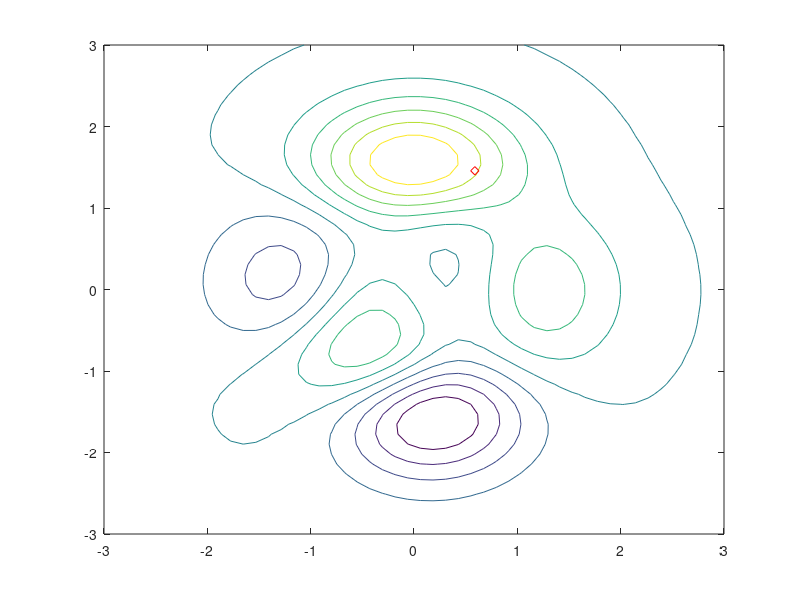

Write MATLAB code to recreate this figure. (Note: this script raises an error after producing the figure.)
clc;
clear all;
close all;

%% Problem Definition

CostFunction=@(x) tepeler(x);    % Cost Function

nVar=2;             % Number of Decision Variables

VarSize=[1 nVar];   % Decision Variables Matrix Size

VarMin=-3;         % Decision Variables Lower Bound
VarMax= 3;         % Decision Variables Upper Bound

%% BBO Parameters

MaxIt=10;          % Maximum Number of Iterations

nPop=15;            % Number of Habitats (Population Size)

KeepRate=0.2;                   % Keep Rate
nKeep=round(KeepRate*nPop);     % Number of Kept Habitats

nNew=nPop-nKeep;                % Number of New Habitats

% Migration Rates
mu=linspace(1,0,nPop);          % Emmigration Rates
lambda=1-mu;                    % Immigration Rates

alpha=0.9;

pMutation=0.1;

sigma=0.02*(VarMax-VarMin);

%% Initialization

% Empty Habitat
habitat.Position=[];
habitat.Cost=[];

% Create Habitats Array
pop=repmat(habitat,nPop,1);

figure(1);
[X,Y,Z]=peaks(50);
contour(X,Y,Z); 
hold on

% Initialize Habitats
for i=1:nPop
    pop(i).Position=unifrnd(VarMin,VarMax,VarSize);
    plot(pop(i).Position(:,1), pop(i).Position(:,2), 'rd'); 
    pop(i).Cost=CostFunction(pop(i).Position);
end
hold off, pause(0.9);

% Sort Population
[~, SortOrder]=sort([pop.Cost]);
pop=pop(SortOrder);


% Best Solution Ever Found
BestSol=pop(1);

% Array to Hold Best Costs
BestCost=zeros(MaxIt,1);

%% BBO Main Loop

for it=1:MaxIt
    
    newpop=pop;
    for i=1:nPop
        for k=1:nVar
            % Migration
            if rand<=lambda(i)
                % Emmigration Probabilities
                EP=mu;
                EP(i)=0;
                EP=EP/sum(EP);
                
                % Select Source Habitat
                j=RouletteWheelSelection(EP);
                
                % Migration
                newpop(i).Position(k)=pop(i).Position(k) ...
                    +alpha*(pop(j).Position(k)-pop(i).Position(k));
                
            end
            
            % Mutation
            if rand<=pMutation
                newpop(i).Position(k)=newpop(i).Position(k)+sigma*randn;
            end
        end
        
        % Apply Lower and Upper Bound Limits
        newpop(i).Position = max(newpop(i).Position, VarMin);
        newpop(i).Position = min(newpop(i).Position, VarMax);
        
        % Evaluation
        newpop(i).Cost=CostFunction(newpop(i).Position);
    end
    
    % Sort New Population
    [~, SortOrder]=sort([newpop.Cost]);
    newpop=newpop(SortOrder);
    
    figure(1);
    [X,Y,Z]=peaks(50);
    contour(X,Y,Z); 
    hold on
    
    for i=1:nPop
     plot(pop(i).Position(:,1), pop(i).Position(:,2), 'rd'); 
    end
    hold off, pause(0.1);
    
    % Select Next Iteration Population
    pop=[pop(1:nKeep)
         newpop(1:nNew)];
     
    % Sort Population
    [~, SortOrder]=sort([pop.Cost]);
    pop=pop(SortOrder);
    
    % Update Best Solution Ever Found
    BestSol=pop(1);
    
    % Store Best Cost Ever Found
    BestCost(it)=BestSol.Cost;
    
    % Show Iteration Information
    disp(['Iteration ' num2str(it) ': Best Cost = ' num2str(BestCost(it))]);
    
end

%% Results

figure;
%plot(BestCost,'LineWidth',2);
semilogy(BestCost,'LineWidth',2);
xlabel('Iteration');
ylabel('Best Cost');
grid on;


